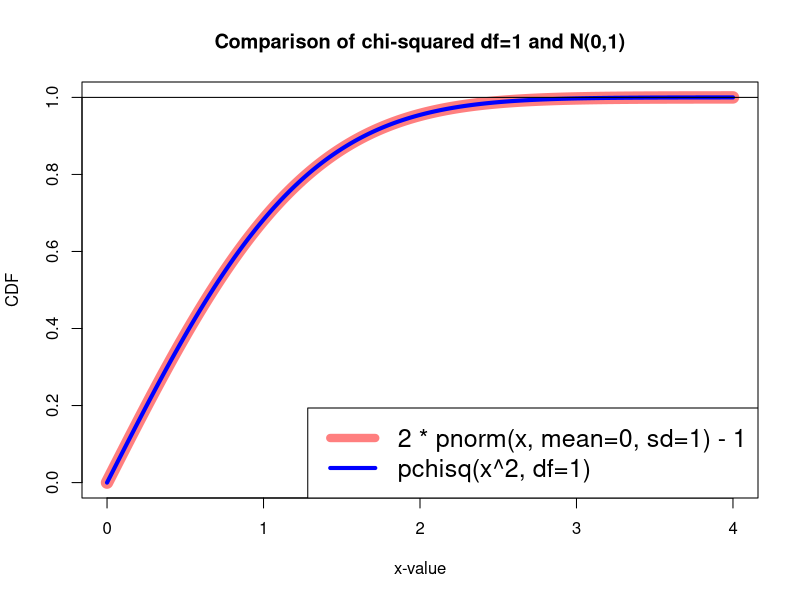

Here is the R script that generated this plot:
## ---- chunk 1

myChi <- data.frame(x=rep(NA,401),y=rep(NA,401))
myNorm <- data.frame(x=rep(NA,401),y=rep(NA,401))

for (intCtr in seq(0,400,by=1)) {
    myNorm[intCtr+1,1] <- intCtr/100
    myNorm[intCtr+1,2] <- 2 * (pnorm(intCtr/100,mean=0,sd=1) - 0.5)
    
    myChi[intCtr+1,1] <- intCtr/100
    myChi[intCtr+1,2] <- pchisq((intCtr/100)^2,df=1)
}

## ---- chunk 2

plot(x=myNorm[,1],y=myNorm[,2],type="l",col=rgb(1,0,0,0.5),lwd=12,
     main="Comparison of chi-squared df=1 and N(0,1)",xlab="x-value",ylab="CDF"
     )

lines(x=myChi[,1],y=myChi[,2],col=rgb(0,0,1,1),lwd=4)

legend("bottomright",legend=c("2 * pnorm(x, mean=0, sd=1) - 1","pchisq(x^2, df=1)"),
       col=c(rgb(1,0,0,0.5),rgb(0,0,1,1)),lwd=c(8,4),cex=1.5
       )

abline(h=1)

## ---- chunk 3
nTrials <- 10 * 11
storeTestResults <- data.frame(diag=rep(0,nTrials),
                               good=rep(0,nTrials),
                               bad=rep(0,nTrials),
                               mcnRp=rep(0.00,nTrials),
                               chisqp=rep(0.00,nTrials),
                               uvAp=rep(0.00,nTrials),
                               uvAmodp=rep(0.00,nTrials)
                               )

intCtr <- 0

for (diagCtr in seq(0.05,0.5,by=0.05)) {
    for (badCtr in seq(-0.5,0.5,by=0.1)) {
        
        nChange <- round(diagCtr*100,0)
        nGood <- round(nChange * (1+badCtr)/2 , 0)
        nBad <- nChange - nGood
        nPerNull <- round(50 - 0.5*nChange,0)
        
        intCtr <- intCtr + 1
        
        myTest <- matrix(data=c(nPerNull,nGood,nBad,nPerNull),nrow=2,byrow=TRUE)
        uATestStat <- (nGood - nBad) / sqrt(nGood + nBad)
        chiTestStat <- uATestStat^2
        
        storeTestResults$diag[intCtr] <- nPerNull
        storeTestResults$good[intCtr] <- nGood
        storeTestResults$bad[intCtr] <- nBad
        storeTestResults$mcnRp[intCtr] <- round(mcnemar.test(myTest,correct=FALSE)$p.value,4)
        storeTestResults$chisqp[intCtr] <- round(pchisq(chiTestStat,df=1,lower.tail=FALSE),4)
        storeTestResults$uvAp[intCtr] <- round(pnorm(uATestStat),4)
        storeTestResults$uvAmodp[intCtr] <- round(1-2*abs(pnorm(uATestStat)-0.5),4)
    }
}
## ---- chunk 4
set.seed(0304160830)
myRands <- sample(nrow(storeTestResults),size=20,replace=FALSE)
storeTestResults[myRands[order(myRands)],]

summary(storeTestResults)

print(paste0("Do p-values from mcnemar.test with correct=FALSE match p-values from chisq df=1: ",
             identical(storeTestResults$mcnRp,storeTestResults$chisqp)
            )
      )

print(paste0("Do p-values from mcnemar.test with correct=FALSE match adjusted p-values from N(0,1): ",
             identical(storeTestResults$mcnRp,storeTestResults$uvAmodp)
            )
      )

